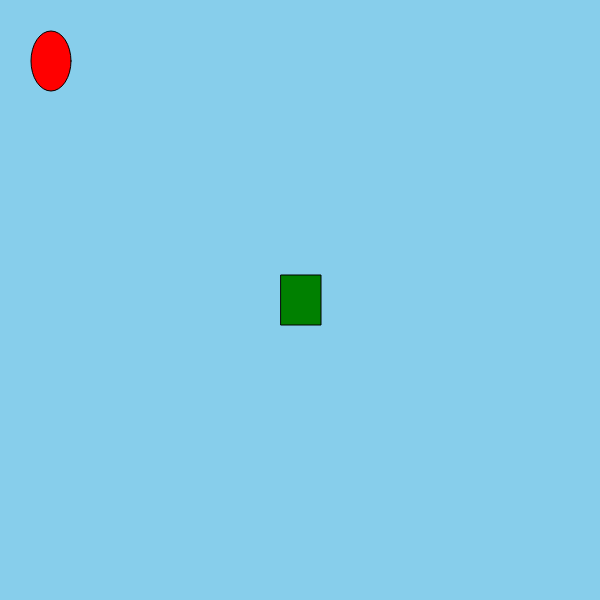
Frame 1 (no input)
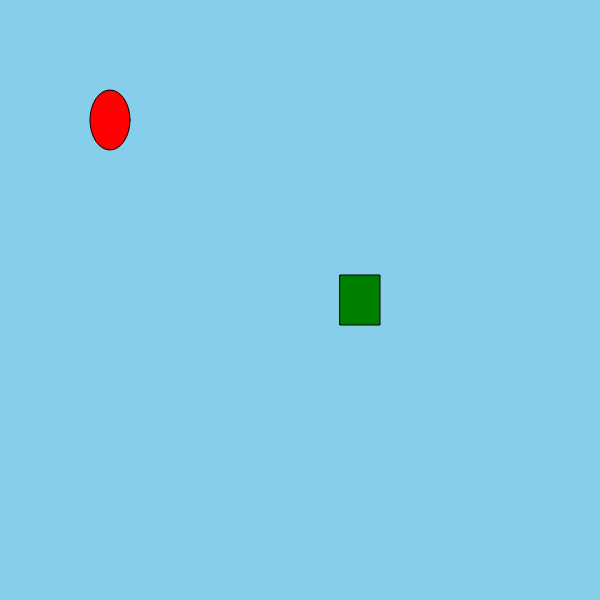
Frame 60 (no input)
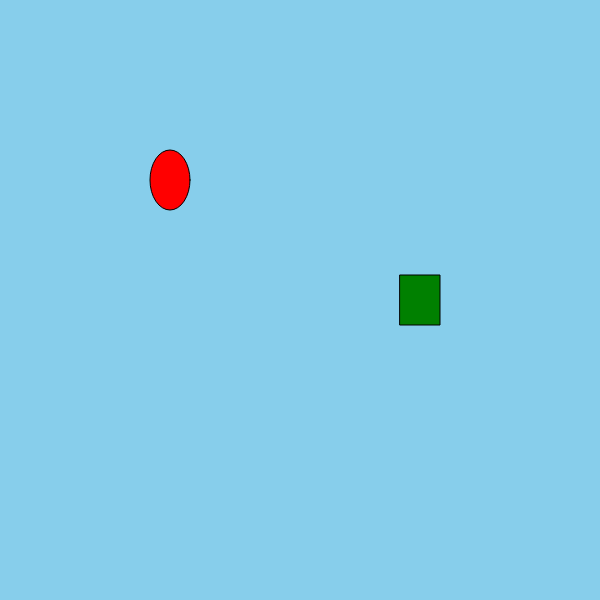
Frame 120 (the mouse pressed at the canvas centre since frame 60)

The p5.js sketch that drew these frames (run headless with seeded random() and noise() and a simulated clock; from frame 60 on, the mouse is pressed at the canvas centre):

// p5.js sketch
// ── sketch.js
var x=300
var y=60
var x1=50

function setup() {
  createCanvas(600,600);

  rect (300,300,40,50) 
}



function draw() {
  background("skyblue");
rectMode(CENTER)
x=x+1
fill ("green")
  rect (x,300,40,50) 
  y=y+1
x1=x1+1
fill ("red")
ellipseMode(RADIUS)
ellipse(x1,y,20,30)

}
